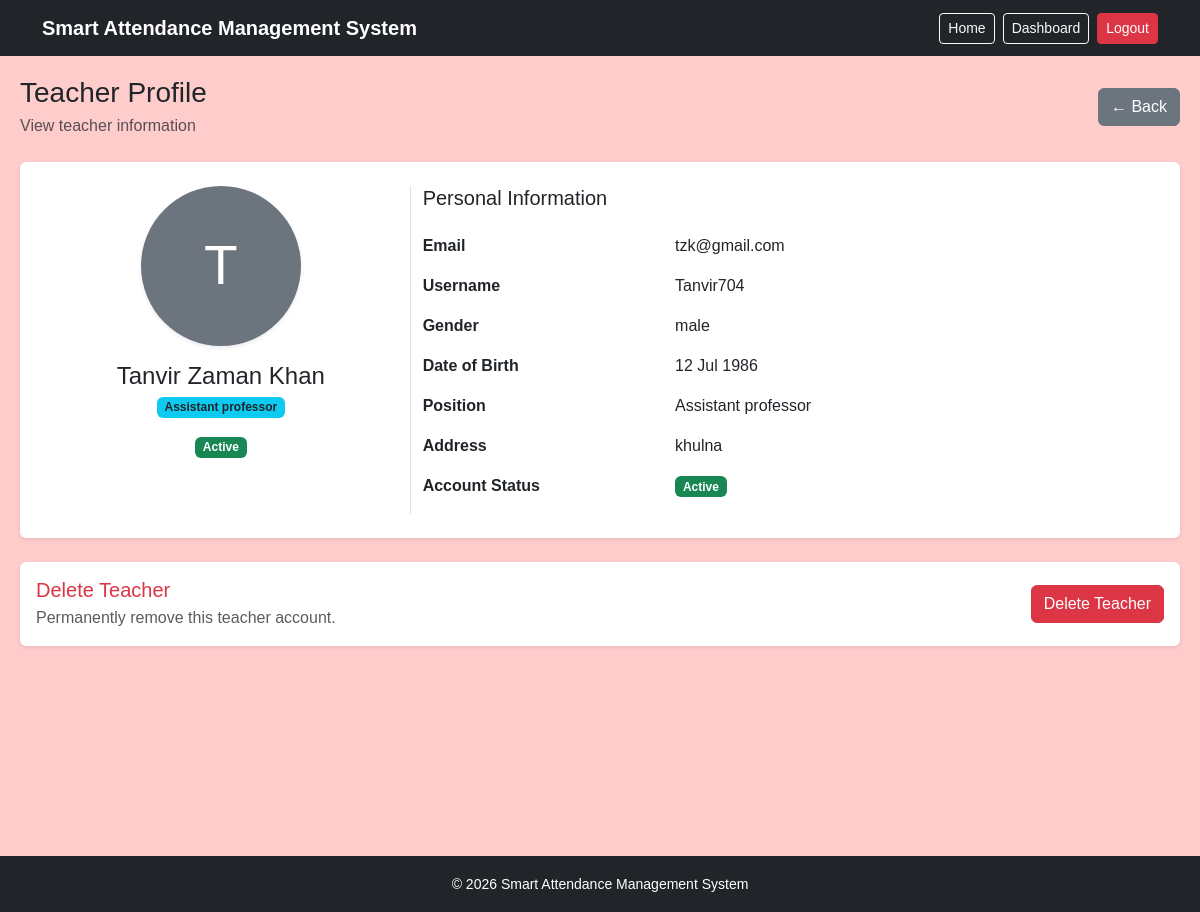
The app's page /admin-dashboard/teacher/14/profile/ (signed in) with its own data.
### core/models.py (models this page shows, shortened)
class User(AbstractUser):
    GENDER_CHOICES =(
        ("male",'Male'),
        ('female','Female'),
        ('other','Other'),
    )
    ROLE_CHOICES =(
        ('admin','Admin'),
        ('teacher','Teacher'),
        ('student','Student'),
    )
    session = models.ForeignKey(
    "Session",
    on_delete=models.SET_NULL,
    null=True,
    blank=True,
    related_name="students"
)
    roll = models.PositiveIntegerField(
        null=True,
        blank=True
    )
    face_image = models.ImageField(
    upload_to="student_faces/",
    blank=True,
    null=True
)
    position = models.ForeignKey(
        "Position",
        on_delete=models.SET_NULL,
        null = True,
        blank=True,
        related_name="teachers"
    )
    email = models.EmailField(
        unique=True
    )
    gender = models.CharField(
        max_length=10,
        choices=GENDER_CHOICES,
        blank=True,
        null=True
    )
    date_of_birth = models.DateField(
        blank=True,
        null = True
    )
    address = models.TextField(
        blank=True,
        null = True
    )
    role = models.CharField(
        max_length=20,
        choices=ROLE_CHOICES,
        default='student'
    )
    profile_image = models.ImageField(
        upload_to="student_profiles/",
        blank=True,
        null=True
    )
    USERNAME_FIELD = 'email'
    REQUIRED_FIELDS=["username"]

class Position(models.Model):
    name=models.CharField(
        max_length=100,
        unique=True
    )
    created_at = models.DateTimeField(
        auto_now_add=True
    )

### core/views.py (the view)
@login_required
def admin_teacher_profile(request, teacher_id):
    if request.user.role != "admin":
        return redirect("dashboard")
    teacher = get_object_or_404(
        User,
        id=teacher_id,
        role="teacher"
    )
    return render(
        request,
        "admin/teacher_profile.html",
        {
            "teacher": teacher
        }
    )

### core/context_processors.py (called while the page is built)
def notifications(request):
    unread_notifications_count = 0
    if request.user.is_authenticated and request.user.role in ["teacher", "student"]:
        unread_notifications_count = Notification.objects.filter(
            recipient=request.user,
            is_read=False
        ).count()
    return {
        "unread_notifications_count": unread_notifications_count
    }

### core/templates/admin/teacher_profile.html (shortened to what this page needs)
{% extends "index.html" %}
{% block content %}
<div style="background-color: #ffcccc; min-height: 100vh; padding: 20px;">
    <div class="d-flex justify-content-between align-items-center mb-4">
        <div>
            <h3 class="mb-1">Teacher Profile</h3>
            <p class="text-muted mb-0">
                View teacher information
            </p>
        </div>
        <a href="{% url 'teacher_management' %}"
           class="btn btn-secondary">
            ← Back
        </a>
    </div>
    <div class="card shadow-sm border-0">
        <div class="card-body p-4">
            <div class="row">
                <div class="col-md-4 text-center border-end">
                    {% if teacher.profile_image %}
                        <img src="{{ teacher.profile_image.url }}"
                             alt="Teacher Profile"
                             class="rounded-circle shadow-sm"
                             width="160"
                             height="160"
                             style="object-fit: cover;">
                    {% else %}
                        <div class="rounded-circle bg-secondary text-white
                                    d-flex align-items-center justify-content-center
                                    mx-auto shadow-sm"
                             style="width:160px; height:160px;">
                            <span style="font-size:55px;">
                                {{ teacher.first_name|first|upper }}
                            </span>
                        </div>
                    {% endif %}
                    <h4 class="mt-3 mb-1">
                        {{ teacher.first_name }}
                        {{ teacher.last_name }}
                    </h4>
                    {% if teacher.position %}
                        <span class="badge bg-info text-dark">
                            {{ teacher.position.name }}
                        </span>
                    {% else %}
                        <span class="badge bg-secondary">
                            No Position
                        </span>
                    {% endif %}
                    <div class="mt-3">
                        {% if teacher.is_active %}
                            <span class="badge bg-success">
                                Active
                            </span>
                        {% else %}
                            <span class="badge bg-danger">
                                Inactive
                            </span>
                        {% endif %}
                    </div>
                </div>
                <div class="col-md-8">
                    <h5 class="mb-4">
                        Personal Information
                    </h5>
                    <div class="row mb-3">
                        <div class="col-sm-4 fw-semibold">
                            Email
                        </div>
                        <div class="col-sm-8">
                            {{ teacher.email }}
                        </div>
                    </div>
                    <div class="row mb-3">
                        <div class="col-sm-4 fw-semibold">
                            Username
                        </div>
                        <div class="col-sm-8">
                            {{ teacher.username|default:"Not provided" }}
                        </div>
                    </div>
                    <div class="row mb-3">
                        <div class="col-sm-4 fw-semibold">
                            Gender
                        </div>
                        <div class="col-sm-8">
                            {% if teacher.gender %}
                                {{ teacher.gender }}
                            {% else %}
                                <span class="text-muted">
                                    Not provided
                                </span>
                            {% endif %}
                        </div>
                    </div>
                    <div class="row mb-3">
                        <div class="col-sm-4 fw-semibold">
                            Date of Birth
                        </div>
                        <div class="col-sm-8">
                            {% if teacher.date_of_birth %}
                                {{ teacher.date_of_birth|date:"d M Y" }}
                            {% else %}
                                <span class="text-muted">
                                    Not provided
                                </span>
                            {% endif %}
                        </div>
                    </div>
                    <div class="row mb-3">
                        <div class="col-sm-4 fw-semibold">
                            Position
                        </div>
                        <div class="col-sm-8">
                            {% if teacher.position %}
                                {{ teacher.position.name }}
                            {% else %}
                                <span class="text-muted">
                                    No Position
                                </span>
                            {% endif %}
                        </div>
                    </div>
                    <div class="row mb-3">
                        <div class="col-sm-4 fw-semibold">
                            Address
                        </div>
                        <div class="col-sm-8">
                            {% if teacher.address %}
                                {{ teacher.address }}
                            {% else %}
                                <span class="text-muted">
                                    Not provided
                                </span>
                            {% endif %}
                        </div>
                    </div>
                    <div class="row mb-3">
                        <div class="col-sm-4 fw-semibold">
                            Account Status
                        </div>
                        <div class="col-sm-8">
                            {% if teacher.is_active %}
                                <span class="badge bg-success">
                                    Active
                                </span>
                            {% else %}
                                <span class="badge bg-danger">
                                    Inactive
                                </span>
                            {% endif %}
                        </div>
                    </div>
                </div>
            </div>
        </div>
    </div>
    <div class="card shadow-sm border-0 mt-4">
        <div class="card-body">
            <div class="d-flex justify-content-between align-items-center">
                <div>
                    <h5 class="mb-1 text-danger">
                        Delete Teacher
                    </h5>
                    <p class="text-muted mb-0">
                        Permanently remove this teacher account.
                    </p>
                </div>
                <form method="POST"
                      action="{% url 'admin_delete_teacher' teacher.id %}"
                      onsubmit="return confirm('Are you sure you want to permanently delete this teacher?');">
                    <button type="submit"
                            class="btn btn-danger">
                        Delete Teacher
                    </button>
                </form>
            </div>
        </div>
    </div>
</div>
{% endblock %}

### core/templates/index.html (style rules this page uses)
html, body { height: 100%; }
body { margin: 0; background-color: #f5f6fa; font-family: Arial, sans-serif; }

### records on screen
User: first_name|first "T", first_name "Tanvir Zaman", last_name "Khan", position.name "Assistant professor", email "tzk@gmail.com", username "Tanvir704", gender "male", date_of_birth "12 Jul 1986", address "khulna"
